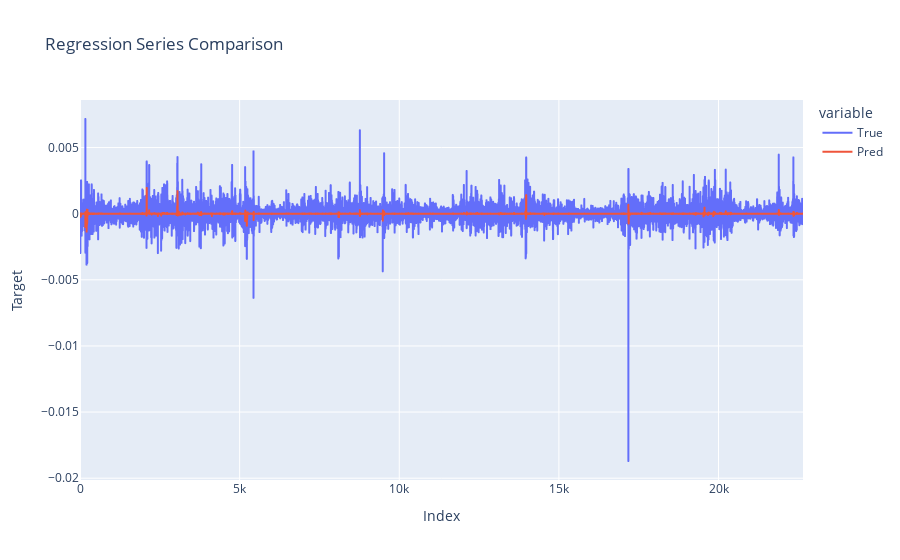

Notebook source saved alongside this figure:
### Code cell
y_trian_reg_pred = regRandomForest_model.predict(x_train_reg)
plot_regression_series(y_train_reg,y_trian_reg_pred)

### Figure 1 — Plotly figure (JSON) as saved in the notebook; plotly's stock layout.template omitted (floating-point values rounded to 4 significant figures; data arrays with more than 128 entries replaced by an {"elided": "..."} marker saying what was removed)
{"data": [{"hovertemplate": "variable=True<br>Index=%{x}<br>Target=%{y}<extra></extra>", "legendgroup": "True", "line": {"color": "#636efa", "dash": "solid"}, "marker": {"symbol": "circle"}, "mode": "lines", "name": "True", "showlegend": true, "type": "scattergl", "x": {"elided": "22647 int values"}, "xaxis": "x", "y": {"elided": "22647 float values"}, "yaxis": "y"}, {"hovertemplate": "variable=Pred<br>Index=%{x}<br>Target=%{y}<extra></extra>", "legendgroup": "Pred", "line": {"color": "#EF553B", "dash": "solid"}, "marker": {"symbol": "circle"}, "mode": "lines", "name": "Pred", "showlegend": true, "type": "scattergl", "x": {"elided": "22647 int values"}, "xaxis": "x", "y": {"elided": "22647 float values"}, "yaxis": "y"}], "layout": {"legend": {"title": {"text": "variable"}, "tracegroupgap": 0}, "title": {"text": "Regression Series Comparison"}, "xaxis": {"anchor": "y", "domain": [0, 1], "title": {"text": "Index"}}, "yaxis": {"anchor": "x", "domain": [0, 1], "title": {"text": "Target"}}}}
